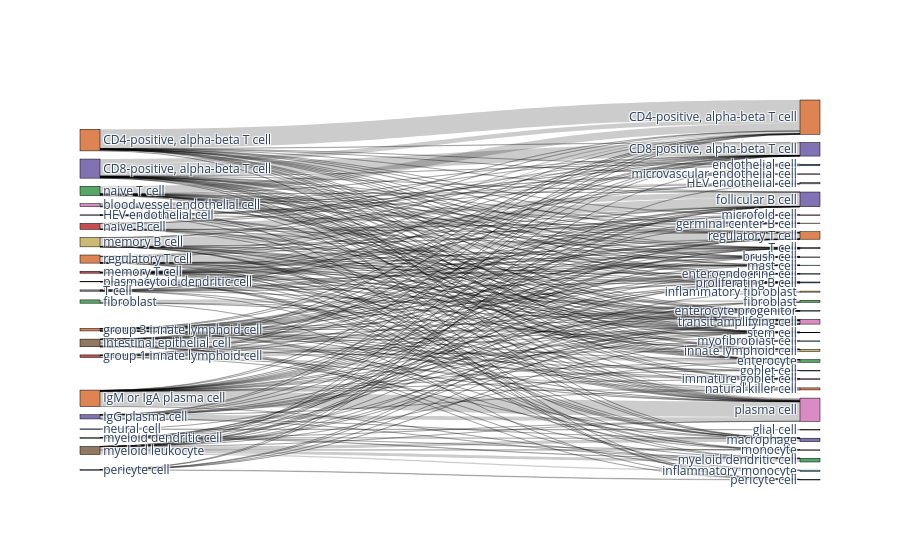
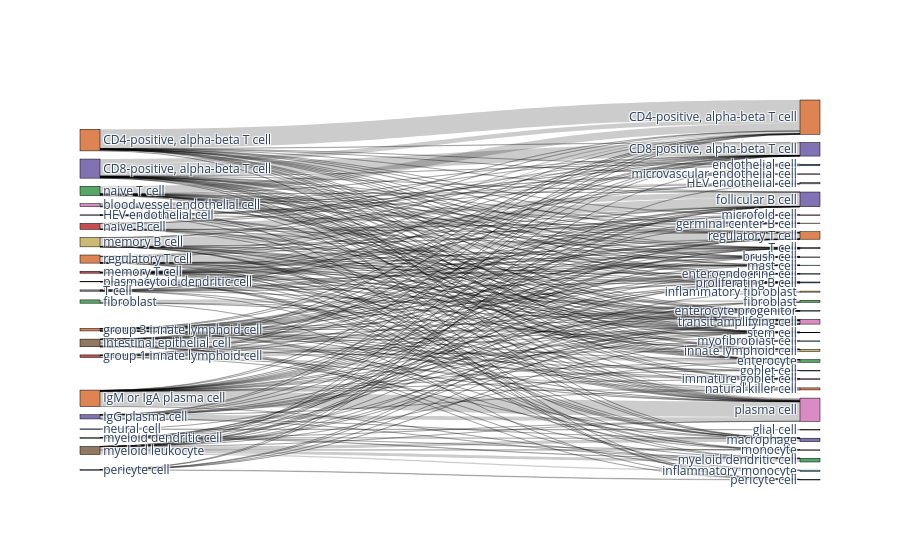

Notebook code cell kept with these figures, in order:
### Markdown cell above
Write out metrics to a report file, create confusion matrices and comparative umap plots

### Code cell
%matplotlib inline

bc.tl.report(
    adata_pred=adata_predicted,
    celltype=celltype_test, 
    method=method, 
    analysis_name=analysis_name,
    train_datasets = adata_trains,
    test_dataset = adata_orig,
    merge = merge,
    name_prediction='auto_annot', 
    name_report='auto_annot', 
    use_raw=use_raw,
    remove_nonshared=True, 
    clustering='leiden', 
    asymmetric_matrix=True, 
    delimiter='\t', 
    verbose=True
)

### Figure 1 — Plotly figure (JSON) as saved in the notebook; plotly's stock layout.template omitted (floating-point values rounded to 4 significant figures; data arrays with more than 128 entries replaced by an {"elided": "..."} marker saying what was removed)
{"data": [{"link": {"source": {"elided": "283 int values"}, "target": {"elided": "283 int values"}, "value": {"elided": "283 int values"}}, "node": {"color": ["#dd8452", "#8172b3", "#8c8c8c", "#8172b3", "#dd8452", "#da8bc3", "#55a868", "#c44e52", "#dd8452", "#937860", "#ccb974", "#c44e52", "#55a868", "#937860", "#c44e52", "#55a868", "#4c72b0", "#4c72b0", "#937860", "#8c8c8c", "#dd8452", "#dd8452", "#8172b3", "#8c8c8c", "#8c8c8c", "#8c8c8c", "#4c72b0", "#55a868", "#64b5cd", "#64b5cd", "#55a868", "#8172b3", "#ccb974", "#c44e52", "#8c8c8c", "#da8bc3", "#ccb974", "#64b5cd", "#ccb974", "#8172b3", "#55a868", "#c44e52", "#8172b3", "#937860", "#55a868", "#64b5cd", "#dd8452", "#4c72b0", "#da8bc3", "#4c72b0", "#dd8452", "#4c72b0", "#da8bc3"], "label": ["CD4-positive, alpha-beta T cell", "CD8-positive, alpha-beta T cell", "HEV endothelial cell", "IgG plasma cell", "IgM or IgA plasma cell", "blood vessel endothelial cell", "fibroblast", "group 1 innate lymphoid cell", "group 3 innate lymphoid cell", "intestinal epithelial cell", "memory B cell", "memory T cell", "myeloid dendritic cell", "myeloid leukocyte", "naive B cell", "naive T cell", "neural cell", "pericyte cell", "plasmacytoid dendritic cell", "T cell", "regulatory T cell", "CD4-positive, alpha-beta T cell", "CD8-positive, alpha-beta T cell", "HEV endothelial cell", "T cell", "brush cell", "endothelial cell", "enterocyte", "enterocyte progenitor", "enteroendocrine cell", "fibroblast", "follicular B cell", "germinal center B cell", "glial cell", "goblet cell", "immature goblet cell", "inflammatory fibroblast", "inflammatory monocyte", "innate lymphoid cell", "macrophage", "mast cell", "microfold cell", "microvascular endothelial cell", "monocyte", "myeloid dendritic cell", "myofibroblast cell", "natural killer cell", "pericyte cell", "plasma cell", "proliferating B cell", "regulatory T cell", "stem cell", "transit amplifying cell"], "line": {"color": "black", "width": 0.5}, "pad": 15, "thickness": 20}, "type": "sankey"}], "layout": {}}

### Figure 2 — Plotly figure (JSON) as saved in the notebook; plotly's stock layout.template omitted (floating-point values rounded to 4 significant figures; data arrays with more than 128 entries replaced by an {"elided": "..."} marker saying what was removed)
{"data": [{"link": {"source": {"elided": "283 int values"}, "target": {"elided": "283 int values"}, "value": {"elided": "283 int values"}}, "node": {"color": ["#dd8452", "#8172b3", "#8c8c8c", "#8172b3", "#dd8452", "#da8bc3", "#55a868", "#c44e52", "#dd8452", "#937860", "#ccb974", "#c44e52", "#55a868", "#937860", "#c44e52", "#55a868", "#4c72b0", "#4c72b0", "#937860", "#8c8c8c", "#dd8452", "#dd8452", "#8172b3", "#8c8c8c", "#8c8c8c", "#8c8c8c", "#4c72b0", "#55a868", "#64b5cd", "#64b5cd", "#55a868", "#8172b3", "#ccb974", "#c44e52", "#8c8c8c", "#da8bc3", "#ccb974", "#64b5cd", "#ccb974", "#8172b3", "#55a868", "#c44e52", "#8172b3", "#937860", "#55a868", "#64b5cd", "#dd8452", "#4c72b0", "#da8bc3", "#4c72b0", "#dd8452", "#4c72b0", "#da8bc3"], "label": ["CD4-positive, alpha-beta T cell", "CD8-positive, alpha-beta T cell", "HEV endothelial cell", "IgG plasma cell", "IgM or IgA plasma cell", "blood vessel endothelial cell", "fibroblast", "group 1 innate lymphoid cell", "group 3 innate lymphoid cell", "intestinal epithelial cell", "memory B cell", "memory T cell", "myeloid dendritic cell", "myeloid leukocyte", "naive B cell", "naive T cell", "neural cell", "pericyte cell", "plasmacytoid dendritic cell", "T cell", "regulatory T cell", "CD4-positive, alpha-beta T cell", "CD8-positive, alpha-beta T cell", "HEV endothelial cell", "T cell", "brush cell", "endothelial cell", "enterocyte", "enterocyte progenitor", "enteroendocrine cell", "fibroblast", "follicular B cell", "germinal center B cell", "glial cell", "goblet cell", "immature goblet cell", "inflammatory fibroblast", "inflammatory monocyte", "innate lymphoid cell", "macrophage", "mast cell", "microfold cell", "microvascular endothelial cell", "monocyte", "myeloid dendritic cell", "myofibroblast cell", "natural killer cell", "pericyte cell", "plasma cell", "proliferating B cell", "regulatory T cell", "stem cell", "transit amplifying cell"], "line": {"color": "black", "width": 0.5}, "pad": 15, "thickness": 20}, "type": "sankey"}], "layout": {}}
